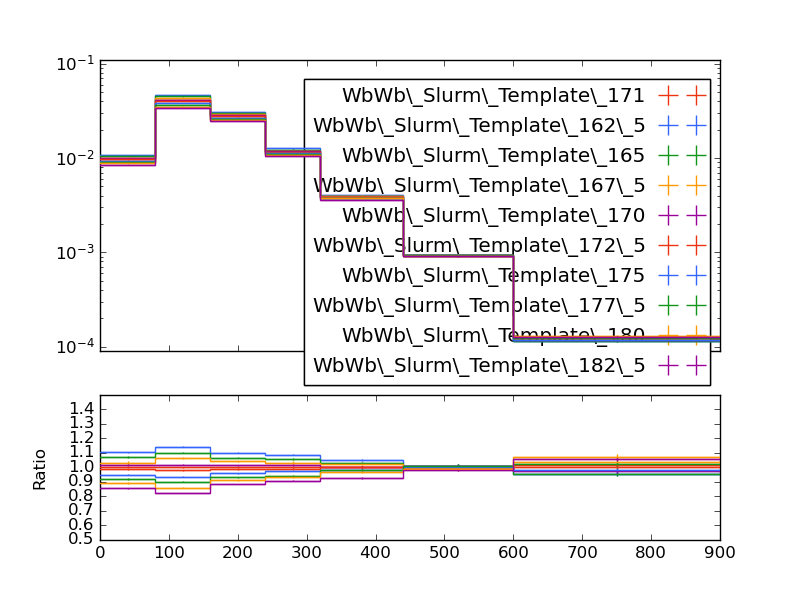

Write Python code to recreate this figure.
#! /usr/bin/env python

# This Python script was auto-generated using YODA v2.0.1.
# Analysis object: /WbWb_singlelepton/pT_bw
# Timestamp: 12-01-2026 (12:51:18)

import matplotlib as mpl
import matplotlib.pyplot as plt
mpl.use('Agg') # comment out for interactive use
import os
import numpy as np

plotDir = os.path.split(os.path.realpath(__file__))[0]
if 'YODA_USER_PLOT_PATH' in globals():
    plot_outdir = globals()['YODA_USER_PLOT_PATH']
else:
    plot_outdir = plotDir

#plot style
plt.style.use(os.path.join(plotDir, '../default.mplstyle'))

plt.rcParams['text.usetex'] = False
plt.style.use(['classic'])
plt.rc('font', family='DejaVu Sans')
# plot metadata
figW, figH = plt.rcParams['figure.figsize']
ax_xLabel = r''
ax_yLabel = r''
ax_title  = r''
ax_xScale = 'linear'
ax_yScale = 'log'
xLims = (0.0, 900.0)
yLims = (9e-05, 0.11000000000000001)

# TeX-friendly labels for the legend
labels = {
    'legend' : ([ r"WbWb\_Slurm\_Template\_171", r"WbWb\_Slurm\_Template\_162\_5", r"WbWb\_Slurm\_Template\_165", r"WbWb\_Slurm\_Template\_167\_5", r"WbWb\_Slurm\_Template\_170", r"WbWb\_Slurm\_Template\_172\_5", r"WbWb\_Slurm\_Template\_175", r"WbWb\_Slurm\_Template\_177\_5", r"WbWb\_Slurm\_Template\_180", r"WbWb\_Slurm\_Template\_182\_5" ], r""),
}

# Adjust canvas width and height
canvasW = 10.0
canvasH = 9.0
figW *= canvasW/10.
figH *= canvasH/9.

# Create figure and axis objects
fig, (ax, ratio0_ax) = plt.subplots(2, 1, sharex=True,
                  figsize=(figW,figH), gridspec_kw={'height_ratios': (6.0, 3.0)})

# Set figure margins
plt.subplots_adjust(
    left   = 1.0 * plt.rcParams['figure.subplot.left'],
    right  = 1.0 * plt.rcParams['figure.subplot.right'],
    top    = 1.0 * plt.rcParams['figure.subplot.top'],
    bottom = 1.0 * plt.rcParams['figure.subplot.bottom'])

ratio0_ax.yaxis.set_major_locator(mpl.ticker.MultipleLocator(0.1))
ratio0_ax.set_ylim(0.5, 1.4999)
ratio0_ax.set_ylabel('Ratio')

# the numerical data is stored in a separate file
dataf = dict()
prefix = os.path.split(__file__)[0]
if prefix:    prefix = prefix + '/'
exec(open(prefix+'pT_bw__data.py').read(), dataf)


legend_handles = dict() # keep track of handles for the legend

# style options for curves
# starts at zorder>=5 to draw curve on top of legend
styles = {
  'WbWb_LO_PS_Had_171/Analysis/WbWb_Slurm_Template_171.yoda.gz': {
    'color' : '#EE3311',
    'linestyle' : '-',
    'linewidth' : 1,
    'marker' : 'none',
    'markersize' : 2,
    'capsize' : 0.0,
    'zorder' : 5,
    'histstyle' : 1,
    'drawstyle' : 'steps-pre',
    'xerrorbars' : 1,
    'yerrorbars' : 1,
    'fillcolor' : None,
    'fillopacity' : 1.0,
    'ratio0_linestyle' : '-',
    'ratio0_linewidth' : 1,
    'ratio0_marker' : 'none',
    'ratio0_markersize' : 2,
    'ratio0_capsize' : 0.0,
    'ratio0_zorder' : 5,
    'ratio0_histstyle' : 1,
    'ratio0_drawstyle' : 'steps-pre',
    'ratio0_xerrorbars' : 1,
    'ratio0_yerrorbars' : 1,
  },
  'WbWb_LO_PS_Had_162/Analysis/WbWb_Slurm_Template_162_5.yoda.gz': {
    'color' : '#3366FF',
    'linestyle' : '-',
    'linewidth' : 1,
    'marker' : 'none',
    'markersize' : 2,
    'capsize' : 0.0,
    'zorder' : 6,
    'histstyle' : 1,
    'drawstyle' : 'steps-pre',
    'xerrorbars' : 1,
    'yerrorbars' : 1,
    'fillcolor' : None,
    'fillopacity' : 1.0,
    'ratio0_linestyle' : '-',
    'ratio0_linewidth' : 1,
    'ratio0_marker' : 'none',
    'ratio0_markersize' : 2,
    'ratio0_capsize' : 0.0,
    'ratio0_zorder' : 6,
    'ratio0_histstyle' : 1,
    'ratio0_drawstyle' : 'steps-pre',
    'ratio0_xerrorbars' : 1,
    'ratio0_yerrorbars' : 1,
  },
  'WbWb_LO_PS_Had_165/Analysis/WbWb_Slurm_Template_165.yoda.gz': {
    'color' : '#109618',
    'linestyle' : '-',
    'linewidth' : 1,
    'marker' : 'none',
    'markersize' : 2,
    'capsize' : 0.0,
    'zorder' : 7,
    'histstyle' : 1,
    'drawstyle' : 'steps-pre',
    'xerrorbars' : 1,
    'yerrorbars' : 1,
    'fillcolor' : None,
    'fillopacity' : 1.0,
    'ratio0_linestyle' : '-',
    'ratio0_linewidth' : 1,
    'ratio0_marker' : 'none',
    'ratio0_markersize' : 2,
    'ratio0_capsize' : 0.0,
    'ratio0_zorder' : 7,
    'ratio0_histstyle' : 1,
    'ratio0_drawstyle' : 'steps-pre',
    'ratio0_xerrorbars' : 1,
    'ratio0_yerrorbars' : 1,
  },
  'WbWb_LO_PS_Had_167/Analysis/WbWb_Slurm_Template_167_5.yoda.gz': {
    'color' : '#FF9900',
    'linestyle' : '-',
    'linewidth' : 1,
    'marker' : 'none',
    'markersize' : 2,
    'capsize' : 0.0,
    'zorder' : 8,
    'histstyle' : 1,
    'drawstyle' : 'steps-pre',
    'xerrorbars' : 1,
    'yerrorbars' : 1,
    'fillcolor' : None,
    'fillopacity' : 1.0,
    'ratio0_linestyle' : '-',
    'ratio0_linewidth' : 1,
    'ratio0_marker' : 'none',
    'ratio0_markersize' : 2,
    'ratio0_capsize' : 0.0,
    'ratio0_zorder' : 8,
    'ratio0_histstyle' : 1,
    'ratio0_drawstyle' : 'steps-pre',
    'ratio0_xerrorbars' : 1,
    'ratio0_yerrorbars' : 1,
  },
  'WbWb_LO_PS_Had_170/Analysis/WbWb_Slurm_Template_170.yoda.gz': {
    'color' : '#990099',
    'linestyle' : '-',
    'linewidth' : 1,
    'marker' : 'none',
    'markersize' : 2,
    'capsize' : 0.0,
    'zorder' : 9,
    'histstyle' : 1,
    'drawstyle' : 'steps-pre',
    'xerrorbars' : 1,
    'yerrorbars' : 1,
    'fillcolor' : None,
    'fillopacity' : 1.0,
    'ratio0_linestyle' : '-',
    'ratio0_linewidth' : 1,
    'ratio0_marker' : 'none',
    'ratio0_markersize' : 2,
    'ratio0_capsize' : 0.0,
    'ratio0_zorder' : 9,
    'ratio0_histstyle' : 1,
    'ratio0_drawstyle' : 'steps-pre',
    'ratio0_xerrorbars' : 1,
    'ratio0_yerrorbars' : 1,
  },
  'WbWb_LO_PS_Had_172/Analysis/WbWb_Slurm_Template_172_5.yoda.gz': {
    'color' : '#EE3311',
    'linestyle' : '-',
    'linewidth' : 1,
    'marker' : 'none',
    'markersize' : 2,
    'capsize' : 0.0,
    'zorder' : 10,
    'histstyle' : 1,
    'drawstyle' : 'steps-pre',
    'xerrorbars' : 1,
    'yerrorbars' : 1,
    'fillcolor' : None,
    'fillopacity' : 1.0,
    'ratio0_linestyle' : '-',
    'ratio0_linewidth' : 1,
    'ratio0_marker' : 'none',
    'ratio0_markersize' : 2,
    'ratio0_capsize' : 0.0,
    'ratio0_zorder' : 10,
    'ratio0_histstyle' : 1,
    'ratio0_drawstyle' : 'steps-pre',
    'ratio0_xerrorbars' : 1,
    'ratio0_yerrorbars' : 1,
  },
  'WbWb_LO_PS_Had_175/Analysis/WbWb_Slurm_Template_175.yoda.gz': {
    'color' : '#3366FF',
    'linestyle' : '-',
    'linewidth' : 1,
    'marker' : 'none',
    'markersize' : 2,
    'capsize' : 0.0,
    'zorder' : 11,
    'histstyle' : 1,
    'drawstyle' : 'steps-pre',
    'xerrorbars' : 1,
    'yerrorbars' : 1,
    'fillcolor' : None,
    'fillopacity' : 1.0,
    'ratio0_linestyle' : '-',
    'ratio0_linewidth' : 1,
    'ratio0_marker' : 'none',
    'ratio0_markersize' : 2,
    'ratio0_capsize' : 0.0,
    'ratio0_zorder' : 11,
    'ratio0_histstyle' : 1,
    'ratio0_drawstyle' : 'steps-pre',
    'ratio0_xerrorbars' : 1,
    'ratio0_yerrorbars' : 1,
  },
  'WbWb_LO_PS_Had_177/Analysis/WbWb_Slurm_Template_177_5.yoda.gz': {
    'color' : '#109618',
    'linestyle' : '-',
    'linewidth' : 1,
    'marker' : 'none',
    'markersize' : 2,
    'capsize' : 0.0,
    'zorder' : 12,
    'histstyle' : 1,
    'drawstyle' : 'steps-pre',
    'xerrorbars' : 1,
    'yerrorbars' : 1,
    'fillcolor' : None,
    'fillopacity' : 1.0,
    'ratio0_linestyle' : '-',
    'ratio0_linewidth' : 1,
    'ratio0_marker' : 'none',
    'ratio0_markersize' : 2,
    'ratio0_capsize' : 0.0,
    'ratio0_zorder' : 12,
    'ratio0_histstyle' : 1,
    'ratio0_drawstyle' : 'steps-pre',
    'ratio0_xerrorbars' : 1,
    'ratio0_yerrorbars' : 1,
  },
  'WbWb_LO_PS_Had_180/Analysis/WbWb_Slurm_Template_180.yoda.gz': {
    'color' : '#FF9900',
    'linestyle' : '-',
    'linewidth' : 1,
    'marker' : 'none',
    'markersize' : 2,
    'capsize' : 0.0,
    'zorder' : 13,
    'histstyle' : 1,
    'drawstyle' : 'steps-pre',
    'xerrorbars' : 1,
    'yerrorbars' : 1,
    'fillcolor' : None,
    'fillopacity' : 1.0,
    'ratio0_linestyle' : '-',
    'ratio0_linewidth' : 1,
    'ratio0_marker' : 'none',
    'ratio0_markersize' : 2,
    'ratio0_capsize' : 0.0,
    'ratio0_zorder' : 13,
    'ratio0_histstyle' : 1,
    'ratio0_drawstyle' : 'steps-pre',
    'ratio0_xerrorbars' : 1,
    'ratio0_yerrorbars' : 1,
  },
  'WbWb_LO_PS_Had_182/Analysis/WbWb_Slurm_Template_182_5.yoda.gz': {
    'color' : '#990099',
    'linestyle' : '-',
    'linewidth' : 1,
    'marker' : 'none',
    'markersize' : 2,
    'capsize' : 0.0,
    'zorder' : 14,
    'histstyle' : 1,
    'drawstyle' : 'steps-pre',
    'xerrorbars' : 1,
    'yerrorbars' : 1,
    'fillcolor' : None,
    'fillopacity' : 1.0,
    'ratio0_linestyle' : '-',
    'ratio0_linewidth' : 1,
    'ratio0_marker' : 'none',
    'ratio0_markersize' : 2,
    'ratio0_capsize' : 0.0,
    'ratio0_zorder' : 14,
    'ratio0_histstyle' : 1,
    'ratio0_drawstyle' : 'steps-pre',
    'ratio0_xerrorbars' : 1,
    'ratio0_yerrorbars' : 1,
  },
}

# curve from input yoda files in main panel
for label, yvals in dataf['yvals'].items():
    if all(np.isnan(v) for v in dataf['yvals'][label]):
        continue
    tmp = None
    if styles[label]['histstyle']: # draw as histogram
        xpos = dataf['xedges'][label] if styles[label]['drawstyle'] else dataf['xpoints'][label]
        ypos = np.insert(yvals, 0, yvals[0]) if styles[label]['drawstyle'] else yvals
        if styles[label]['fillcolor']: # fill area below curve
            ax.fill_between(xpos, ypos, step='pre',
                            color=styles[label]['fillcolor'],
                            alpha=styles[label]['fillopacity'])
        tmp, = ax.plot(xpos, ypos,
                       color=styles[label]['color'],
                       linestyle=styles[label]['linestyle'],
                       linewidth=styles[label]['linewidth'],
                       drawstyle=styles[label]['drawstyle'], solid_joinstyle='miter',
                       zorder=styles[label]['zorder'], label=label)
    tmp = ax.errorbar(dataf['xpoints'][label], yvals,
                      xerr=np.array(dataf['xerrs'][label])*styles[label]['xerrorbars'],
                      yerr=np.array(dataf['yerrs'][label])*styles[label]['yerrorbars'],
                      fmt=styles[label]['marker'], capsize=styles[label]['capsize'],
                      markersize=styles[label]['markersize'],
                      ecolor=styles[label]['color'],
                      color=styles[label]['color'], zorder=styles[label]['zorder'])
    tmp[-1][0].set_linestyle(styles[label]['linestyle'])
    tmp[-1][0].set_linewidth(styles[label]['linewidth'])
    if label in dataf['add_legend_handle']:  legend_handles[label] = tmp
    for varLabel in dataf['variation_yvals'].keys():
        if varLabel.startswith(label):
            tmp, = ax.plot(dataf['xedges'][label], dataf['variation_yvals'][varLabel],
                           color=styles[label]['color'],
                           linestyle=styles[label]['linestyle'],
                           linewidth=styles[label]['linewidth'],
                           drawstyle='steps-pre', solid_joinstyle='miter',
                           zorder=styles[label]['zorder'], alpha=0.5)


# plots on ratio panel
# curve from input yoda files in ratio panel
for label, yvals in dataf['ratio0_yvals'].items():
    if all(np.isnan(v) for v in yvals):
        continue
    if styles[label]['ratio0_histstyle']: # plot as histogram
        xpos = dataf['xedges']['WbWb_LO_PS_Had_171/Analysis/WbWb_Slurm_Template_171.yoda.gz'] if styles[label]['ratio0_drawstyle'] else dataf['xpoints']['WbWb_LO_PS_Had_171/Analysis/WbWb_Slurm_Template_171.yoda.gz']
        ypos = np.insert(yvals, 0, yvals[0]) if styles[label]['ratio0_drawstyle'] else yvals
        ratio0_ax.plot(xpos, ypos,
                       color=styles[label]['color'],
                       linewidth=styles[label]['linewidth'],
                       linestyle=styles[label]['ratio0_linestyle'],
                       drawstyle=styles[label]['ratio0_drawstyle'], zorder=styles[label]['zorder'],
                       solid_joinstyle='miter')
    tmp = ratio0_ax.errorbar(dataf['xpoints']['WbWb_LO_PS_Had_171/Analysis/WbWb_Slurm_Template_171.yoda.gz'], yvals,
                             xerr=np.array(dataf['ref_xerrs'])*styles[label]['ratio0_xerrorbars'],
                             yerr=np.array(dataf['ratio0_yerrs'][label])*styles[label]['ratio0_yerrorbars'],
                             fmt=styles[label]['ratio0_marker'], capsize=styles[label]['ratio0_capsize'],
                             markersize=styles[label]['ratio0_markersize'],
                             ecolor=styles[label]['color'],
                             color=styles[label]['color'])
    tmp[-1][0].set_linestyle(styles[label]['ratio0_linestyle'])
    tmp[-1][0].set_linewidth(styles[label]['ratio0_linewidth'])

    for varlabel in dataf['ratio0_variation_vals'].keys():
        if varlabel.startswith(label):
            ratio0_ax.plot(dataf['xedges']['WbWb_LO_PS_Had_171/Analysis/WbWb_Slurm_Template_171.yoda.gz'],
                            dataf['ratio0_variation_vals'][varlabel],
                            color=styles[label]['color'],
                            linestyle=styles[label]['linestyle'],
                            linewidth=styles[label]['linewidth'],
                            drawstyle='steps-pre', solid_joinstyle='miter',
                            zorder=1, alpha=0.5)

legend_items = list(legend_handles.values())
ax.add_artist(ax.legend(legend_items,
                        labels['legend'][0],
                        title=labels['legend'][1],
                        alignment='right',
                        loc='upper right',
                        bbox_to_anchor=(1.0, 0.97),markerfirst=False))

# set plot metadata as defined above
ratio0_ax.set_xlabel(ax_xLabel)
ratio0_ax.xaxis.set_label_coords(1., -0.15)
ax.set_ylabel(ax_yLabel, ha='right', va='top')
ax.yaxis.set_label_coords(-0.11, 1.0)
ax.set_title(ax_title, loc='left')
ax.set_xscale(ax_xScale)
ax.set_yscale(ax_yScale)
ax.set_xlim(xLims)
ax.set_ylim(yLims)

# tick formatting
plt.rcParams['xtick.top'] = True
plt.rcParams['ytick.right'] = True
ax.yaxis.set_major_locator(mpl.ticker.LogLocator(base=10.0, numticks=np.inf))
ax.yaxis.set_minor_locator(mpl.ticker.LogLocator(
                           base=10.0, subs=np.arange(0.1, 1, 0.1), numticks=np.inf))
fig.align_ylabels((ax, ratio0_ax))
plt.savefig(os.path.join(plot_outdir, 'pT_bw.pdf'), format='PDF')
plt.savefig(os.path.join(plot_outdir, 'pT_bw.png'), format='PNG')

plt.close(fig)
